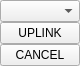
<?xml version="1.0" encoding="UTF-8"?>
<ui version="4.0">
 <class>DirectWidget</class>
 <widget class="QWidget" name="DirectWidget">
  <property name="geometry">
   <rect>
    <x>0</x>
    <y>0</y>
    <width>75</width>
    <height>66</height>
   </rect>
  </property>
  <property name="sizePolicy">
   <sizepolicy hsizetype="Minimum" vsizetype="Minimum">
    <horstretch>0</horstretch>
    <verstretch>0</verstretch>
   </sizepolicy>
  </property>
  <property name="windowTitle">
   <string>Form</string>
  </property>
  <layout class="QVBoxLayout" name="verticalLayout">
   <property name="spacing">
    <number>0</number>
   </property>
   <property name="margin">
    <number>0</number>
   </property>
   <item>
    <widget class="QComboBox" name="Point_comboBox"/>
   </item>
   <item>
    <widget class="QPushButton" name="UPLINK_pushButton">
     <property name="text">
      <string>UPLINK</string>
     </property>
    </widget>
   </item>
   <item>
    <widget class="QPushButton" name="CANCEL_pushButton">
     <property name="text">
      <string>CANCEL</string>
     </property>
    </widget>
   </item>
  </layout>
 </widget>
 <resources/>
 <connections/>
</ui>
